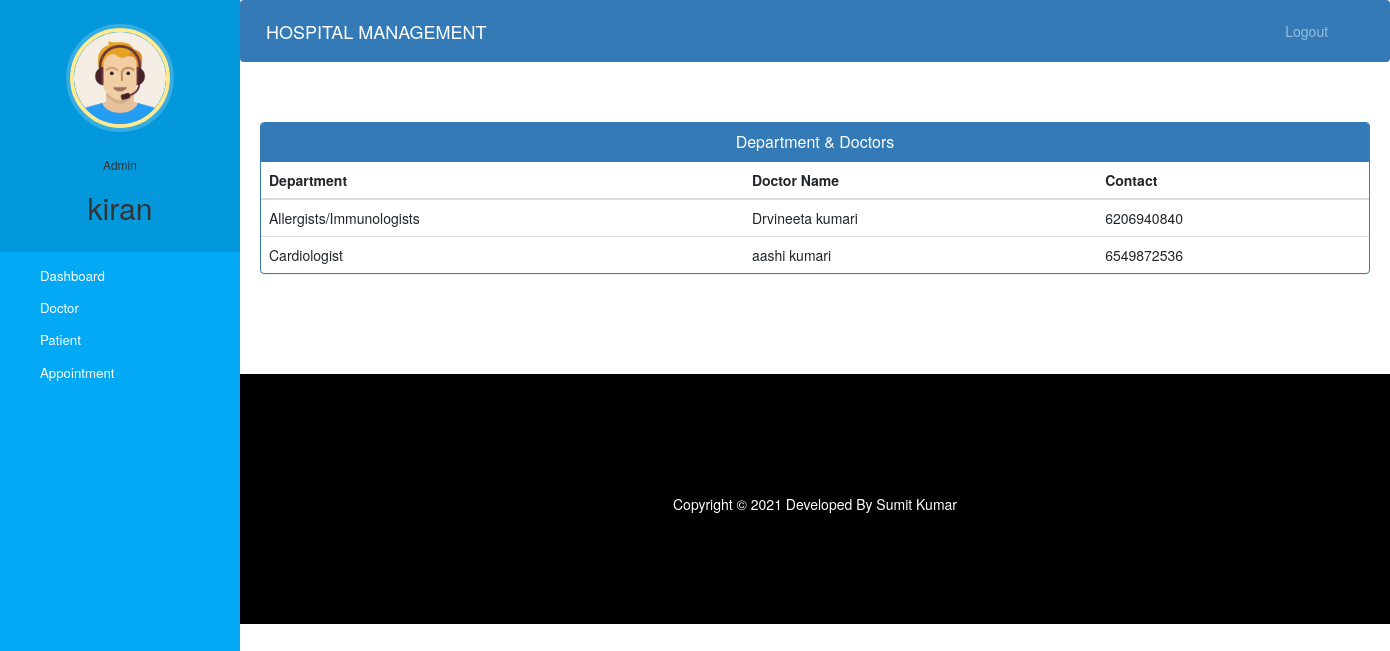
Screenshot of /admin-view-doctor-specialisation (signed in) with the database file from the repository.
### hospital/models.py (models this page shows, shortened)
class Doctor(models.Model):
    user=models.OneToOneField(User,on_delete=models.CASCADE)
    profile_pic= models.ImageField(upload_to='profile_pic/DoctorProfilePic/',null=True,blank=True)
    address = models.CharField(max_length=40)
    mobile = models.CharField(max_length=20,null=True)
    department= models.CharField(max_length=50,choices=departments,default='Cardiologist')
    status=models.BooleanField(default=False)
    @property
    def get_name(self):
        return self.user.first_name+" "+self.user.last_name

### hospital/views.py (the view)
# urls.py: path('admin-view-doctor-specialisation',views.admin_view_doctor_specialisation_view,name='admin-view-doctor-specialisation'),
@login_required(login_url='adminlogin')
@user_passes_test(is_admin)
def admin_view_doctor_specialisation_view(request):
    doctors=models.Doctor.objects.all().filter(status=True)
    return render(request,'hospital/admin_view_doctor_specialisation.html',{'doctors':doctors})

### hospital/views.py (called while the page is built)
def is_admin(user):
    return user.groups.filter(name='ADMIN').exists()

### templates/hospital/admin_view_doctor_Specialisation.html (shortened to what this page needs)
{% extends 'hospital/admin_base.html' %}
{% block content %}
<head>
  <link href="//netdna.bootstrapcdn.com/bootstrap/3.0.0/css/bootstrap.min.css" rel="stylesheet" id="bootstrap-css">
</head>
<div class="container">
  <div class="panel panel-primary">
    <div class="panel-heading">
      <h6 class="panel-title">Department & Doctors</h6>
    </div>
    <table class="table table-hover" id="dev-table">
      <thead>
        <tr>
          <th>Department</th>
          <th>Doctor Name</th>
          <th>Contact</th>
        </tr>
      </thead>
      {% for d in doctors %}
      <tr>
        <td>{{d.department}}</td>
        <td> {{d.get_name}}</td>
        <td>{{d.mobile}}</td>
      </tr>
      {% endfor %}
    </table>
  </div>
</div>
{% endblock content %}

### templates/hospital/admin_base.html (shortened to what this page needs)
<!DOCTYPE html>
{% load static %}
<html lang="en">
<head>
  <link rel="stylesheet" href="https://stackpath.bootstrapcdn.com/bootstrap/4.3.1/css/bootstrap.min.css">
  <link rel="stylesheet" href="https://maxcdn.bootstrapcdn.com/font-awesome/4.7.0/css/font-awesome.min.css">
  <link rel="stylesheet" href="{% static '/style.css' %}">
</head>
<body>
  <nav class="menu" tabindex="0">
    <header class="avatar">
      <img src="{% static "images/adminpropic.png" %}" />
      <br><br>
      <h6>Admin</h6>
      <h2>{{request.user.first_name}}</h2>
    </header>
    <ul>
      <li tabindex="0" class="icon-dashboard"> <a style="color:white; text-decoration:none;" href="/admin-dashboard"><span>Dashboard</span></a> </li>
      <li tabindex="0" class="icon-customers"> <a style="color:white; text-decoration:none;" href="/admin-doctor"><span>Doctor</span></a></li>
      <li tabindex="0" class="icon-users"> <a style="color:white; text-decoration:none;" href="/admin-patient"><span>Patient</span></a></li>
      <li tabindex="0" class="icon-calendar"> <a style="color:white; text-decoration:none;" href="/admin-appointment"><span>Appointment</span></a></li>
    </ul>
  </nav>
  <main>
    <div class="bs-example">
      <nav class="navbar navbar-expand-md  navbar-dark fixed-top" style="background:#337AB7;">
        <a href="/admin-dashboard" class="navbar-brand">HOSPITAL MANAGEMENT</a>
        <div class="collapse navbar-collapse justify-content-between" id="navbarCollapse">
          <div class="navbar-nav" style=" margin-left: 90%;">
            <a href="/logout" class="nav-item nav-link">Logout</a>
          </div>
        </div>
      </nav>
    </div>
    <br><br>
    {% block content %}
    {% endblock content %}
    <br><br><br><br>
    <footer>
      <br>
      <div class="container">
        <div class="row">
          <div class="col-md-12 col-sm-12">
            <div style="color:#ffffff;" class="wow fadeInUp footer-copyright">
              <p>
                Copyright &copy; 2021 Developed By Sumit Kumar </p>
            </div>
          </div>
        </div>
      </div>
    </footer>
  </main>
</body>
</html>

### static/style.css (style rules this page uses)
body { padding-left: 240px; }
main { position: relative; height: 100vh; }
.menu { background: #5bc995; height: 100vh; width: 240px; position: fixed; top: 0px; left: 0; z-index: 5; outline: none; }
.menu .avatar { background: rgba(0, 0, 0, 0.1); padding: 2em 0.5em; text-align: center; }
.menu .avatar img { width: 100px; border-radius: 50%; overflow: hidden; border: 4px solid #ffea92; box-shadow: 0 0 0 4px rgba(255, 255, 255, 0.2); }
.menu .avatar h2 { font-weight: normal; margin-bottom: 0; }
.menu ul { list-style: none; padding: 0.5em 0; margin: 0; }
.menu ul li { padding: 0.5em 1em 0.5em 3em; font-size: 0.95em; font-weight: regular; background-repeat: no-repeat; background-position: left 15px center; background-size: auto 20px; transition: all 0.15s linear; cursor: pointer; }
.menu ul li.icon-dashboard { background-image: url("http://www.entypo.com/images//gauge.svg"); }
.menu ul li.icon-customers { background-image: url("http://www.entypo.com/images//briefcase.svg"); }
.menu ul li.icon-users { background-image: url("http://www.entypo.com/images//users.svg"); }
.menu ul li.icon-calendar { background-image: url("http://www.entypo.com/images//calendar.svg"); }

### templates/hospital/admin_base.html (style rules this page uses)
a:link { text-decoration: none; }
a { color: white; }
footer { padding: 0px 0px 0px 0px; background-color: black; margin: 0px; }
p { text-align: center; }
body { padding-left: 240px; }
main { position: relative; height: 100vh; }
.menu { background: #03a9f4; height: 100vh; width: 240px; position: fixed; top: 0px; left: 0; z-index: 5; outline: none; }
.menu .avatar { background: rgba(0, 0, 0, 0.1); padding: 2em 0.5em; text-align: center; }
.menu .avatar img { width: 100px; border-radius: 50%; overflow: hidden; border: 4px solid #ffea92; box-shadow: 0 0 0 4px rgba(255, 255, 255, 0.2); }
.menu .avatar h2 { font-weight: normal; margin-bottom: 0; }
.menu ul { list-style: none; padding: 0.5em 0; margin: 0; }
.menu ul li { padding: 0.5em 1em 0.5em 3em; font-size: 0.95em; font-weight: regular; background-repeat: no-repeat; background-position: left 15px center; background-size: auto 20px; transition: all 0.15s linear; cursor: pointer; }
.menu ul li.icon-dashboard { background-image: url("http://www.entypo.com/images//gauge.svg"); }
.menu ul li.icon-customers { background-image: url("http://www.entypo.com/images//briefcase.svg"); }
.menu ul li.icon-users { background-image: url("http://www.entypo.com/images//users.svg"); }
.menu ul li.icon-calendar { background-image: url("http://www.entypo.com/images//calendar.svg"); }

### templates/hospital/admin_view_doctor_Specialisation.html (style rules this page uses)
a:link { text-decoration: none; }
h6 { text-align: center; }
.row { margin: 100px; }

### rows the page displays
Doctor: department "Allergists/Immunologists", get_name "Drvineeta kumari", mobile "6206940840"
Doctor: department "Cardiologist", get_name "aashi kumari", mobile "6549872536"

### other values shown
{{ request.user.first_name }} "kiran"
